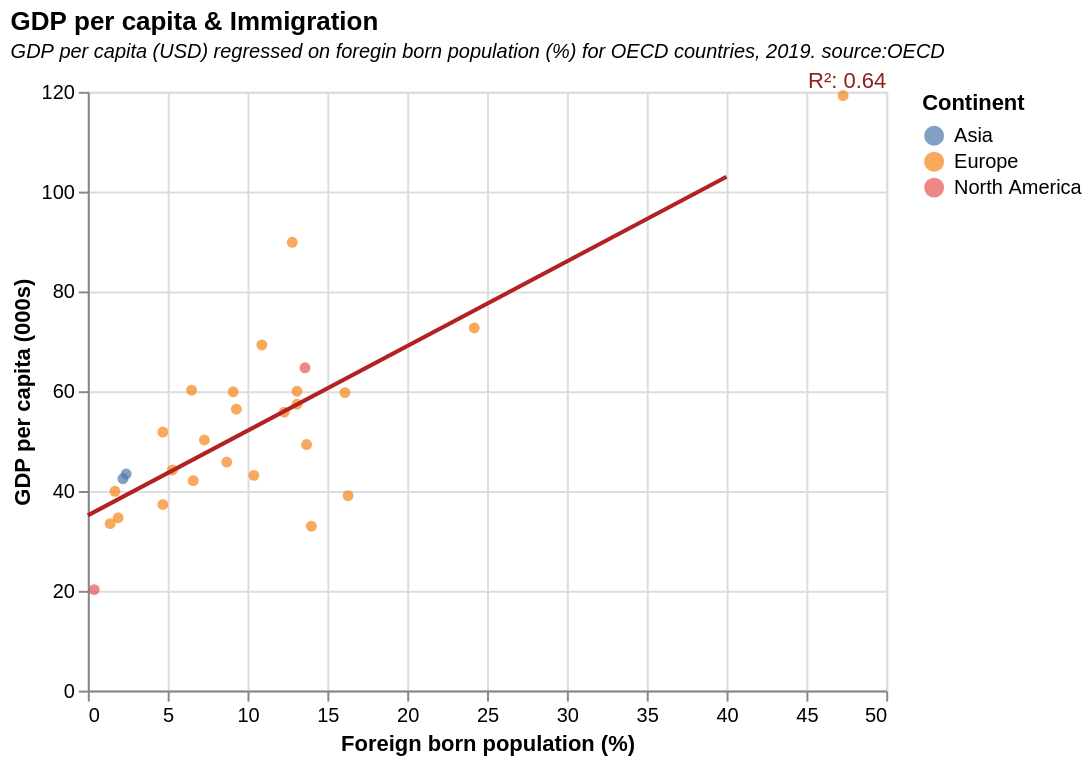

The specification (Vega-Lite) saved for this image:
### Vega-Lite specification from a JSON file in a GitHub repository (floating-point values rounded to 4 significant figures)
{"$schema": "https://vega.github.io/schema/vega-lite/v5.json", "title": {"text": "GDP per capita & Immigration", "subtitle": "GDP per capita (USD) regressed on foregin born population (%) for OECD countries, 2019. source:OECD", "subtitleFontStyle": "italic", "subtitleFontSize": 10, "anchor": "start", "color": "black"}, "data": {"values": [{"Country ": "Austria", "Continent": "Europe", "LOCATION": "AUT", "foreign population %": "16.1", "GDP 000s": "59.71933165"}, {"Country ": "Belgium", "Continent": "Europe", "LOCATION": "BEL", "foreign population %": "12.3", "GDP 000s": "55.80082599"}, {"Country ": "Czechia", "Continent": "Europe", "LOCATION": "CZE", "foreign population %": "5.3", "GDP 000s": "44.22308816"}, {"Country ": "Denmark", "Continent": "Europe", "LOCATION": "DNK", "foreign population %": "9.1", "GDP 000s": "59.88383628"}, {"Country ": "Estonia", "Continent": "Europe", "LOCATION": "EST", "foreign population %": "16.3", "GDP 000s": "39.06818369"}, {"Country ": "Finland", "Continent": "Europe", "LOCATION": "FIN", "foreign population %": "4.7", "GDP 000s": "51.81135616"}, {"Country ": "France", "Continent": "Europe", "LOCATION": "FRA", "foreign population %": "7.3", "GDP 000s": "50.22199711"}, {"Country ": "Germany", "Continent": "Europe", "LOCATION": "DEU", "foreign population %": "13.1", "GDP 000s": "57.39720459"}, {"Country ": "Hungary", "Continent": "Europe", "LOCATION": "HUN", "foreign population %": "1.9", "GDP 000s": "34.63867196"}, {"Country ": "Iceland", "Continent": "Europe", "LOCATION": "ISL", "foreign population %": "13.1", "GDP 000s": "59.99424691"}, {"Country ": "Ireland", "Continent": "Europe", "LOCATION": "IRL", "foreign population %": "12.8", "GDP 000s": "89.84627221"}, {"Country ": "Italy", "Continent": "Europe", "LOCATION": "ITA", "foreign population %": "8.7", "GDP 000s": "45.79952693"}, {"Country ": "Japan", "Continent": "Asia", "LOCATION": "JPN", "foreign population %": "2.2", "GDP 000s": "42.46548008"}, {"Country ": "Latvia", "Continent": "Europe", "LOCATION": "LVA", "foreign population %": "14", "GDP 000s": "32.93858231"}, {"Country ": "Lithuania", "Continent": "Europe", "LOCATION": "LTU", "foreign population %": "1.7", "GDP 000s": "39.95076049"}, {"Country ": "Luxembourg", "Continent": "Europe", "LOCATION": "LUX", "foreign population %": "47.3", "GDP 000s": "119.2528129"}, {"Country ": "United Kingdom", "Continent": "Europe", "LOCATION": "GBR", "foreign population %": "13.7", "GDP 000s": "49.3175117"}, {"Country ": "United States of America", "Continent": "North America", "LOCATION": "USA", "foreign population %": "13.6", "GDP 000s": "64.6902724"}, {"Country ": "Mexico", "Continent": "North America", "LOCATION": "MEX", "foreign population %": "0.4", "GDP 000s": "20.24460742"}, {"Country ": "Netherlands", "Continent": "Europe", "LOCATION": "NLD", "foreign population %": "6.5", "GDP 000s": "60.20771305"}, {"Country ": "Norway", "Continent": "Europe", "LOCATION": "NOR", "foreign population %": "10.9", "GDP 000s": "69.26445399"}, {"Country ": "Portugal", "Continent": "Europe", "LOCATION": "PRT", "foreign population %": "4.7", "GDP 000s": "37.29900721"}, {"Country ": "Republic of Korea", "Continent": "Asia", "LOCATION": "KOR", "foreign population %": "2.4", "GDP 000s": "43.41014953"}, {"Country ": "Slovakia", "Continent": "Europe", "LOCATION": "SVK", "foreign population %": "1.4", "GDP 000s": "33.46191292"}, {"Country ": "Slovenia", "Continent": "Europe", "LOCATION": "SVN", "foreign population %": "6.6", "GDP 000s": "42.07585641"}, {"Country ": "Spain", "Continent": "Europe", "LOCATION": "ESP", "foreign population %": "10.4", "GDP 000s": "43.13553943"}, {"Country ": "Sweden", "Continent": "Europe", "LOCATION": "SWE", "foreign population %": "9.3", "GDP 000s": "56.40403236"}, {"Country ": "Switzerland", "Continent": "Europe", "LOCATION": "CHE", "foreign population %": "24.2", "GDP 000s": "72.66838444"}]}, "width": 400, "height": 300, "layer": [{"mark": {"type": "point", "filled": true, "color": "#162a2c"}, "encoding": {"x": {"field": "foreign population %", "type": "quantitative", "title": "Foreign born population (%)"}, "y": {"field": "GDP 000s", "type": "quantitative", "title": "GDP per capita (000s)"}, "tooltip": [{"field": "Country ", "type": "nominal", "title": "Country"}], "color": {"field": "Continent", "type": "nominal"}}}, {"mark": {"type": "line", "color": "firebrick"}, "transform": [{"regression": "GDP 000s", "on": "foreign population %", "extent": [0, 40]}], "encoding": {"x": {"field": "foreign population %", "type": "quantitative"}, "y": {"field": "GDP 000s", "type": "quantitative"}}}, {"transform": [{"regression": "GDP 000s", "on": "foreign population %", "params": true}, {"calculate": "'R²: '+format(datum.rSquared, '.2f')", "as": "R2"}], "mark": {"type": "text", "color": "#8B2323", "x": "width", "align": "right", "y": -5}, "encoding": {"text": {"type": "nominal", "field": "R2"}}}]}
